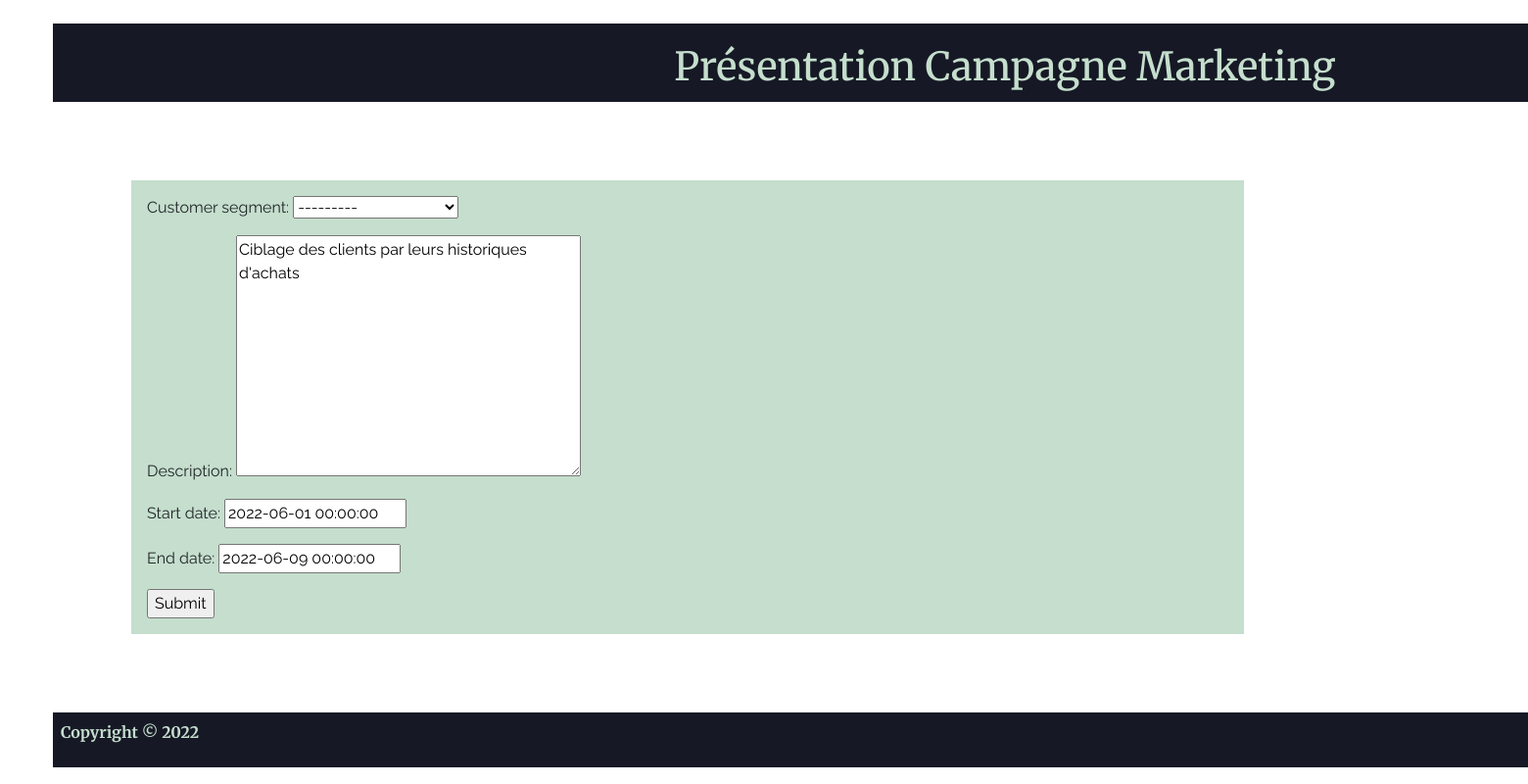
Page /Campagne_Marketing_mise_à_jour/1 on the earlier database version.
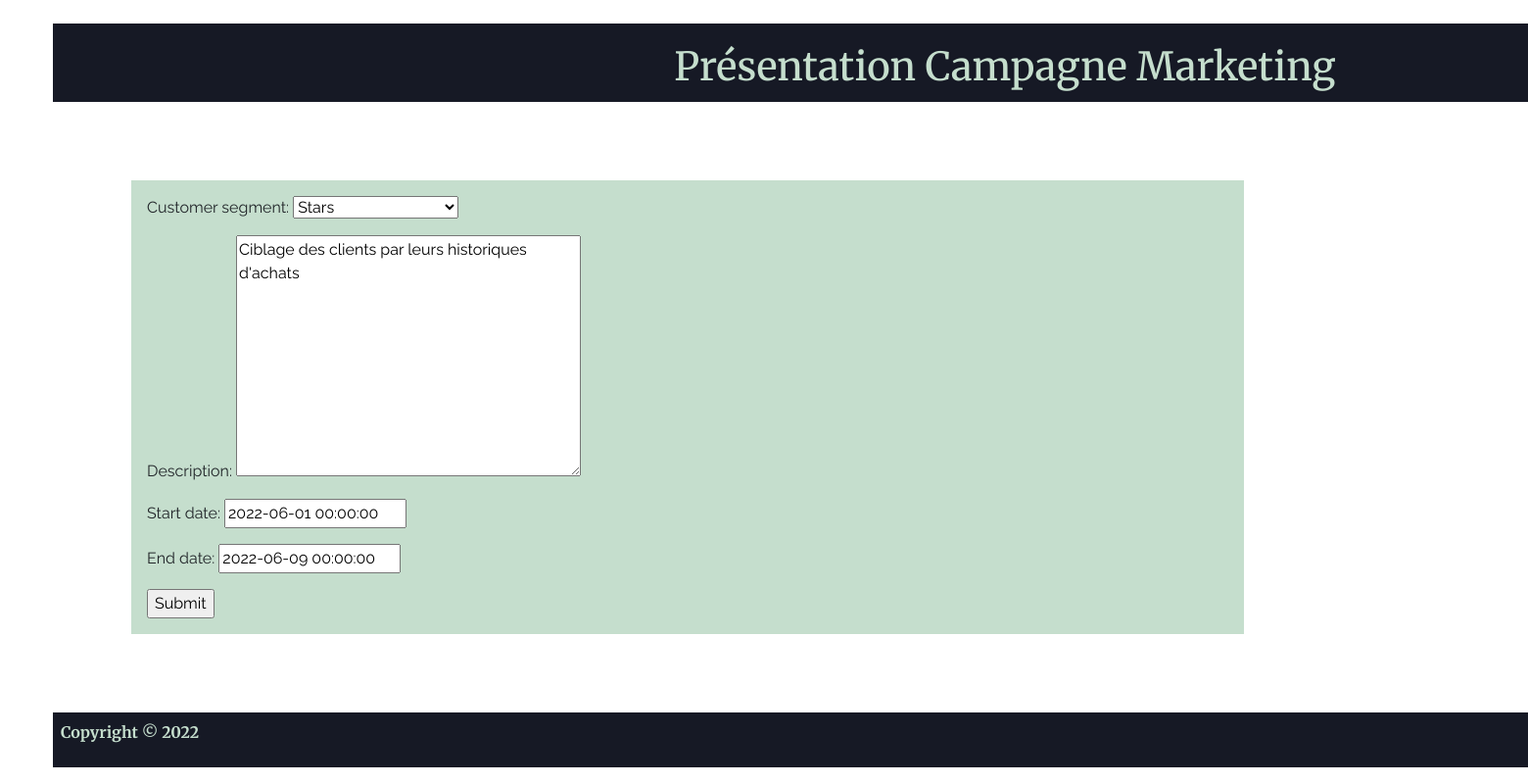
Same page on the later database version.
### Main/models.py (models this page shows, shortened)
class Marketing (models.Model):
    CUSTOMER_SEGMENT_CHOICES=(("Stars","Stars"),("Nouvelle inscription","Nouvelle inscription"),("Potentiel moyen","Potentiel moyen"))
    customer_segment=models.CharField(max_length=255, null=True,choices=CUSTOMER_SEGMENT_CHOICES)
    description=models.TextField(max_length=255, null=True)
    start_date=models.DateTimeField(blank=True,null=True)
    end_date=models.DateTimeField(blank=True,null=True)

### Main/forms.py
class MarketingForm(ModelForm):
    class Meta():
        model = Marketing
        fields='__all__'

### Main/views.py (called while the page is built)
def update_marketing(request,pk):
    my_marketing=Marketing.objects.get(id=pk)
    if request.method == 'POST':
        my_form=MarketingForm(request.POST,instance=my_marketing)
        if my_form.is_valid():
            my_form.save()
            return redirect('/Campagnes_Marketing/')
    my_form= MarketingForm(instance=my_marketing)
    context={'marketing':my_marketing,'form':my_form}
    return render(request, 'Main/marketing_update.html',context)

### Main/Templates/Main/marketing_update.html (shortened to what this page needs)
{% extends "main/base.html" %}
{% block content %}
    <header>
        <h1> Présentation Campagne Marketing </h1>
    </header>
    <form method='POST'>
        <div class="form">
            {{form.as_p}}
            <input type="submit" name="Mettre à jour">
        </div>
    </form>
{% endblock content %}

Differences in the rows shown:
changed Marketing "Ciblage des clients par leurs historiques d'achats": customer_segment "---------" → "Stars"
